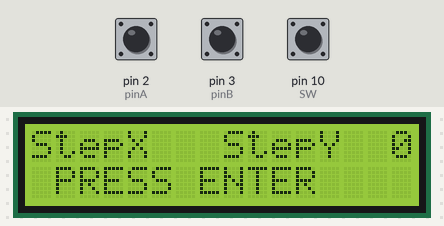
This sketch was run on a simulated Arduino Uno, built with avr-gcc and run on an emulated ATmega328P. Shown: 16×2 character LCD. The inputs (shaded band) are chosen by the test bench; at power-on: pin 10 (SW) HIGH, pin 2 (pinA) HIGH, pin 3 (pinB) HIGH.

Above: at 1.7 s.
1.8 s: pin 10 (SW) pulled LOW for 0.15 s
At 3.5 s:
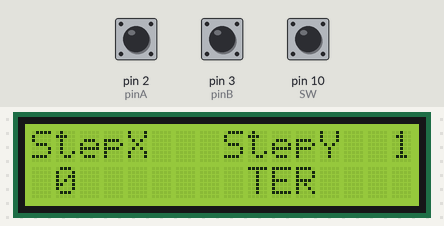
4.9 s: pin 10 (SW) pulled LOW for 1 s
At 6.1 s:
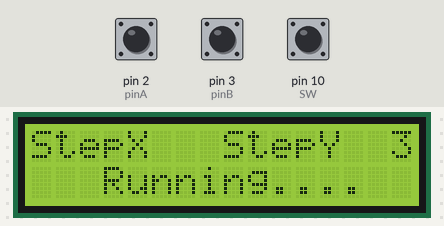
8.8 s: pin 10 (SW) pulled LOW for 3.2 s
At 10.9 s:
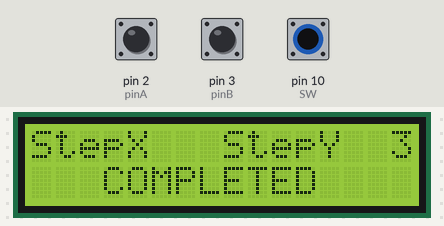
Timing chart, 0 to 12.4 s (numbered marks = the images above; inputs shaded):
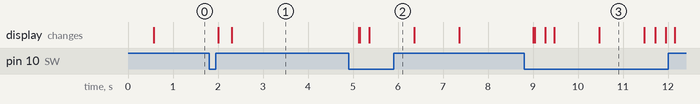

Measured:
- after the input at 1.8 s, the display: first changes after 0.20 s (image 1 shows a later state)
- after the input at 4.9 s, the display: first changes after 0.22 s (image 2 shows a later state)
- after the input at 8.8 s, the display: first changes after 0.20 s (image 3 shows a later state)

The sketch:

MDR_Gantry_Demo.ino
```cpp
 // include the library code:
// LCD Library and Stepper Motor Library

#include <LiquidCrystal.h>
#include <Stepper.h>

// Declaration of Switch Pin on Encoder
const int SW = 10;

//Stepper motor configuration
const int stepsPerRevolution = 200;
Stepper StepperX(stepsPerRevolution, A2, A3, A4, A5);
Stepper StepperY(stepsPerRevolution, 11, 12, A0, A1);

//Rotatry Encoder Settings
//Interrupt Declarations
static int pinA = 2;
static int pinB = 3;
volatile byte aFlag = 0;
volatile byte bFlag = 0;
int  encoderPos = 0;  //no. of turns on encoder
volatile byte oldEncPos = 0;
volatile byte reading = 0;

// LCD Interfacing
const int rs = 5, en = 4, d4 = 6 , d5 = 7, d6 = 8, d7 = 9;
LiquidCrystal lcd(rs, en, d4, d5, d6, d7);

//Variable Declaration
int stepX; //No. of steps in X direction
int stepY; //No. of steps in Y direction


void setup() {
  //Speed set (rpm)
  StepperX.setSpeed(60);
  StepperY.setSpeed(60);
  //Initialize LCD
  lcd.begin(16, 2);
  lcd.print("    Team 10");
  lcd.setCursor(0,1);
  lcd.println(" MDR Gantry Test");
  delay(500);
  lcd.clear();

  //Initial Settings for Button
  pinMode(SW,INPUT);
  digitalWrite(SW,HIGH);

 //Interrupt Settings
  pinMode(pinA, INPUT_PULLUP);
  pinMode(pinB, INPUT_PULLUP);
  attachInterrupt(0,PinA,RISING);
  attachInterrupt(1,PinB,RISING);
}

//Interrupt for Rotatry Encoder

void PinA(){
  cli();
  reading = PIND & 0xC;
  if(reading == B00001100 && aFlag) {
    encoderPos --;
    bFlag = 0;
    aFlag = 0;
  }
  else if (reading == B00000100) bFlag = 1;
  sei();
}

void PinB(){
  cli();
  reading = PIND & 0xC;
  if (reading == B00001100 && bFlag) {
    encoderPos ++;
    bFlag = 0;
    aFlag = 0;
  }
  else if (reading == B00001000) aFlag = 1;
  sei();
}

//declaration of edit
// edit = 0 >> Standby
// edit = 1 >> Set settings for stepX
// edit = 2 >> Set settings for stepY
// edit = 3 >> Running stepper motors. Step X in X direction first Step Y in Y direction second.Then revert to standby
int edit = 0;


void loop() {

   if (digitalRead(SW)==0){
    //simple debounce
    delay(200);

    //change edit to next edit stage
    //reset encoderPos
    if (edit == 0){
      edit=1;
      encoderPos = 0;
      }
    else if (edit == 1){
      edit =2;
      encoderPos = 0;
      }
    else if (edit == 2){
      edit =3;
      encoderPos = 0;
      }
     else if (edit == 3){
      edit =0;
      encoderPos = 0;
      }
    }


//Edit=1 Set StepX number. Read encoderPos, and set stepX
  if ( edit==1){
    lcd.blink();
    stepX = encoderPos*10;

        lcd.setCursor(0,1);
        lcd.print("         ");
        lcd.setCursor(1,1);
        lcd.print(stepX);
        delay(30);
    }
  else if ( edit==2){ //set StepY number
    lcd.blink();
    stepY = encoderPos*10;

        lcd.setCursor(9,1);
        lcd.print("       ");
        lcd.setCursor(9,1);
        lcd.print(stepY);
        delay(30);
    }
  else if ( edit==3){  //Run Gantry for X direction then Y direction
      lcd.noBlink();
      lcd.setCursor(15,0);
      lcd.print(edit);
      lcd.setCursor(0,1);
      lcd.print("   Running....");
      StepperX.step(stepX);
      delay(500);
      StepperY.step(stepY);
      delay(500);
      stepX=0;
      stepY=0;
      lcd.setCursor(0,1);
      lcd.print("   COMPLETED    ");
      delay(1000);
      edit = 0;
    }
  else if ( edit==0){ //Standby
    lcd.noBlink();
    lcd.setCursor(0,1);
    lcd.print(" PRESS ENTER    ");
    }

 //LCD Display Update
  lcd.setCursor(0,0);
  lcd.print("StepX ");
  lcd.setCursor(8,0);
  lcd.print("StepY ");
  lcd.setCursor(15,0);
  lcd.print(edit);
}
```
